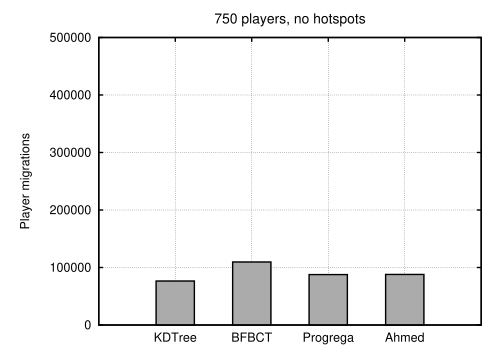

The gnuplot source for this figure:
load "../migrations_generic_750.gp"

set title '750 players, no hotspots' font "Helvetica, 20"
plot 'all_resumed.data' using ($2+$3):xtic(1) t "Migrations" lc rgb '#AAAAAA'

#pause -1 "Hit any key to continue"
